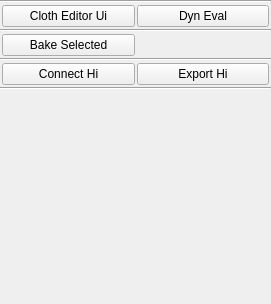
<?xml version="1.0" encoding="UTF-8"?>
<ui version="4.0">
 <class>wgSimuBox</class>
 <widget class="QWidget" name="wgSimuBox">
  <property name="geometry">
   <rect>
    <x>0</x>
    <y>0</y>
    <width>271</width>
    <height>304</height>
   </rect>
  </property>
  <property name="windowTitle">
   <string>Simulation Box</string>
  </property>
  <layout class="QGridLayout" name="gridLayout_4">
   <property name="margin">
    <number>0</number>
   </property>
   <property name="spacing">
    <number>0</number>
   </property>
   <item row="7" column="0">
    <spacer name="verticalSpacer">
     <property name="orientation">
      <enum>Qt::Vertical</enum>
     </property>
     <property name="sizeHint" stdset="0">
      <size>
       <width>20</width>
       <height>76</height>
      </size>
     </property>
    </spacer>
   </item>
   <item row="0" column="0">
    <widget class="Line" name="line_2">
     <property name="orientation">
      <enum>Qt::Horizontal</enum>
     </property>
    </widget>
   </item>
   <item row="2" column="0">
    <widget class="Line" name="line">
     <property name="orientation">
      <enum>Qt::Horizontal</enum>
     </property>
    </widget>
   </item>
   <item row="4" column="0">
    <widget class="Line" name="line_3">
     <property name="orientation">
      <enum>Qt::Horizontal</enum>
     </property>
    </widget>
   </item>
   <item row="1" column="0">
    <layout class="QGridLayout" name="gridLayout">
     <property name="margin">
      <number>2</number>
     </property>
     <property name="spacing">
      <number>2</number>
     </property>
     <item row="0" column="0">
      <widget class="QPushButton" name="pbClothEditor">
       <property name="text">
        <string>Cloth Editor Ui</string>
       </property>
       <property name="iconSize">
        <size>
         <width>24</width>
         <height>24</height>
        </size>
       </property>
       <property name="flat">
        <bool>false</bool>
       </property>
      </widget>
     </item>
     <item row="0" column="1">
      <widget class="QPushButton" name="pbClothCache">
       <property name="enabled">
        <bool>true</bool>
       </property>
       <property name="text">
        <string>Dyn Eval</string>
       </property>
       <property name="iconSize">
        <size>
         <width>24</width>
         <height>24</height>
        </size>
       </property>
       <property name="flat">
        <bool>false</bool>
       </property>
      </widget>
     </item>
    </layout>
   </item>
   <item row="5" column="0">
    <layout class="QGridLayout" name="gridLayout_3">
     <property name="margin">
      <number>2</number>
     </property>
     <property name="spacing">
      <number>2</number>
     </property>
     <item row="0" column="1">
      <widget class="QPushButton" name="pbExportHi">
       <property name="enabled">
        <bool>true</bool>
       </property>
       <property name="text">
        <string>Export Hi</string>
       </property>
       <property name="iconSize">
        <size>
         <width>24</width>
         <height>24</height>
        </size>
       </property>
       <property name="flat">
        <bool>false</bool>
       </property>
      </widget>
     </item>
     <item row="0" column="0">
      <widget class="QPushButton" name="pbConnectHi">
       <property name="text">
        <string>Connect Hi</string>
       </property>
       <property name="iconSize">
        <size>
         <width>24</width>
         <height>24</height>
        </size>
       </property>
       <property name="flat">
        <bool>false</bool>
       </property>
      </widget>
     </item>
    </layout>
   </item>
   <item row="3" column="0">
    <layout class="QGridLayout" name="gridLayout_2">
     <property name="margin">
      <number>2</number>
     </property>
     <property name="spacing">
      <number>2</number>
     </property>
     <item row="0" column="0">
      <widget class="QPushButton" name="pbBakeSel">
       <property name="text">
        <string>Bake Selected</string>
       </property>
       <property name="iconSize">
        <size>
         <width>24</width>
         <height>24</height>
        </size>
       </property>
       <property name="flat">
        <bool>false</bool>
       </property>
      </widget>
     </item>
     <item row="0" column="1">
      <widget class="QPushButton" name="pbUnused1">
       <property name="enabled">
        <bool>false</bool>
       </property>
       <property name="text">
        <string/>
       </property>
       <property name="iconSize">
        <size>
         <width>24</width>
         <height>24</height>
        </size>
       </property>
       <property name="flat">
        <bool>true</bool>
       </property>
      </widget>
     </item>
    </layout>
   </item>
   <item row="6" column="0">
    <widget class="Line" name="line_4">
     <property name="orientation">
      <enum>Qt::Horizontal</enum>
     </property>
    </widget>
   </item>
  </layout>
 </widget>
 <resources/>
 <connections/>
</ui>
